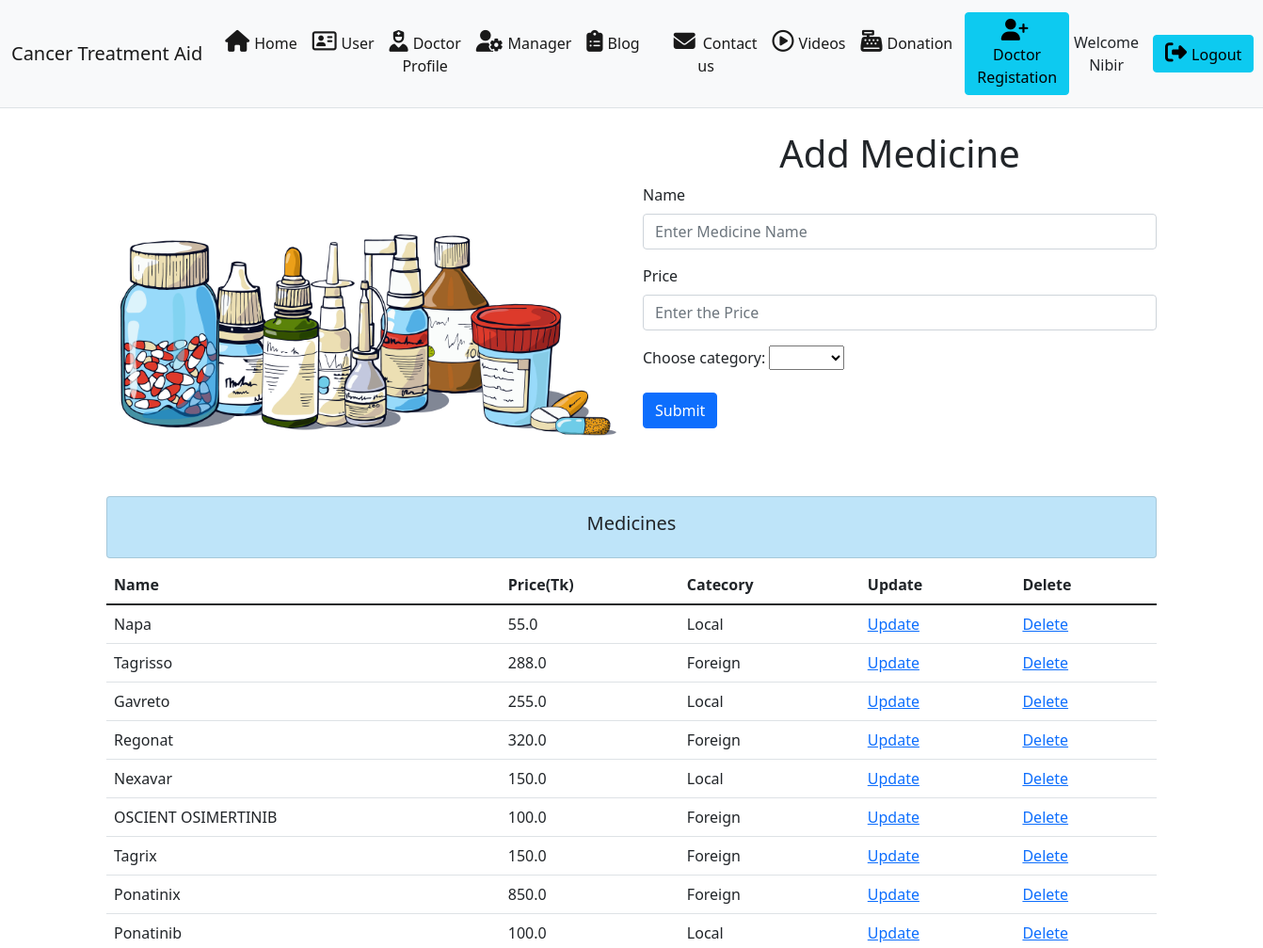
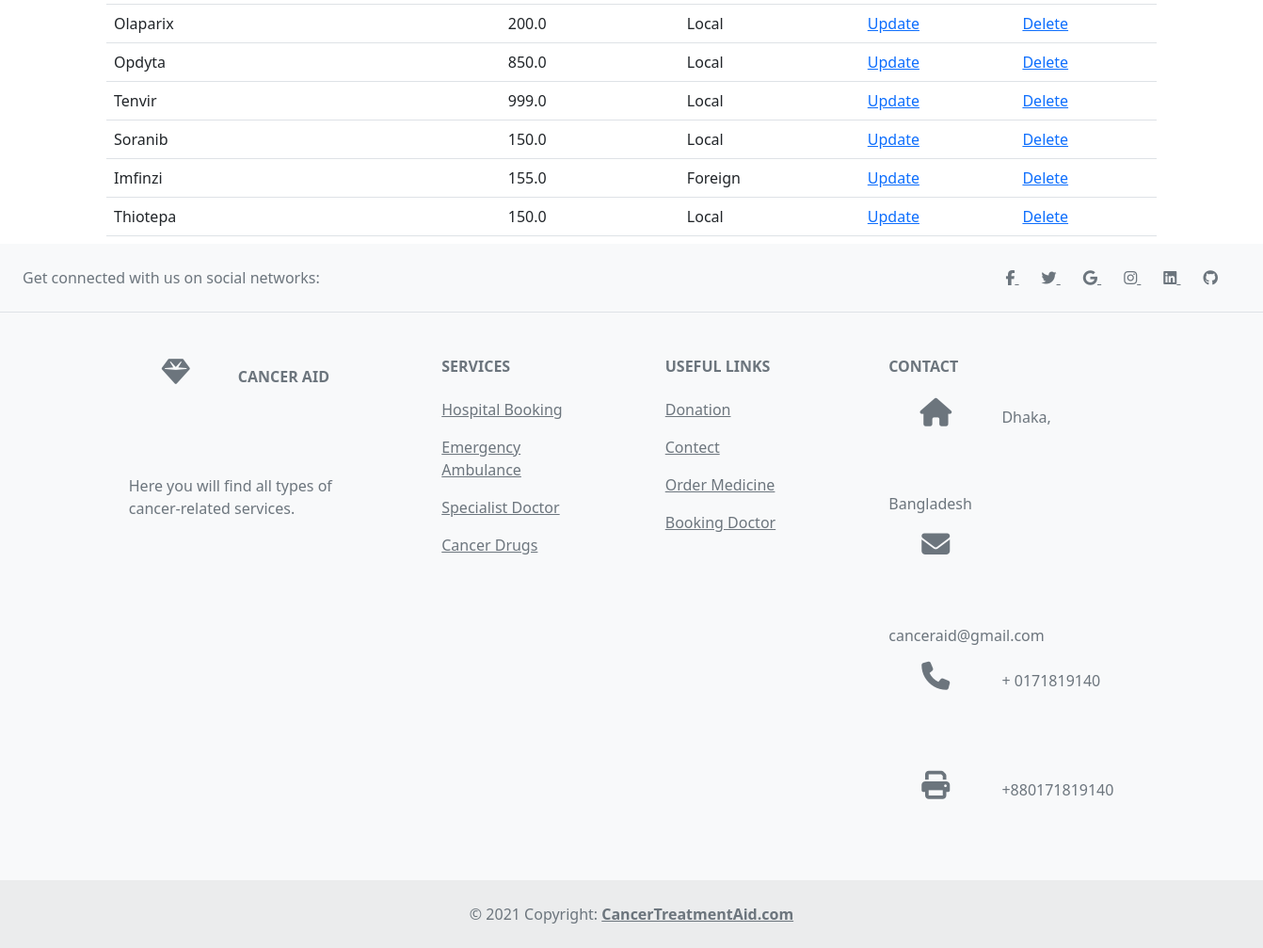
/addmedicine (signed in), run on the app's committed database (2 pictures, top to bottom).
### CancerAid/models.py (models this page shows, shortened)
class Medicine(models.Model):
	CATEGORY = (
			('Foreign', 'Foreign'),
			('Local', 'Local'),
			)
	name = models.CharField(max_length=200, null=True)
	price = models.FloatField(null=True)
	category = models.CharField(max_length=200, null=True, choices=CATEGORY)

### CancerAid/decorators.py (the view)
		def wrapper_func(request, *args, **kwargs):
			group = None
			if request.user.groups.exists():
				group = request.user.groups.all()[0].name
			if group in allowed_roles:
				return view_func(request, *args, **kwargs)
			else:
				return HttpResponse('You are not authorized to view this page')

### CancerAid/views.py (called while the page is built, shortened)
@login_required(login_url='homepage')
@allowed_users(allowed_roles=['admin','manager'])
def AddMedicine(request):
    medicine = Medicine.objects.all()
    context={'medicine':medicine}
    return render(request, 'addmedicine.html',context)

### CancerAid/templates/addmedicine.html (shortened to what this page needs)
{% extends 'index.html' %}
{% block body %}
<div class="container">
  <div class="row my-4">
  <div class="col-6">
    <img src="static/img/6.jpg" class="d-block w-100" alt="loading...">
  </div>
  <div class="col-6">
    <h1 class="text-center">Add Medicine</h1>
    <form method="post" action="/addmedicine">
        <div class="mb-3">
          <label for="exampleInputEmail1" class="form-label">Name</label>
          <input type="text" class="form-control" id="name" name="name" placeholder="Enter Medicine Name">
        </div>
        <div class="mb-3">
          <label for="exampleInputPassword1" class="form-label">Price</label>
          <input type="number" step="0.01" class="form-control" id="price" name="price" placeholder="Enter the Price">
        </div>
        <div class="mb-3">
                <label for="cars">Choose category:</label>
                <select id="CATEGORY" name="CATEGORY">
                  <option value="volvo"></option>
                  <option value="Local">Local</option>
                </select>
        </div>
        <button type="submit" class="btn btn-primary my-2">Submit</button>
      </form>
</div>
  </div>
    <div class="card card-body my-2" style="background: #BEE4F9;">
        <h5 style="text-align: center;">Medicines</h5>
    </div>
    <table class="table table-hover my-2">
        <thead>
          <tr>
            <th scope="col">Name</th>
            <th scope="col">Price(Tk)</th>
            <th scope="col">Catecory</th>
            <th scope="col">Update</th>
            <th scope="col">Delete</th>
          </tr>
        </thead>
        <tbody>
            {% for i in medicine%}
                        <tr>
                        <td>{{i.name}}</td>
                        <td>{{i.price}}</td>
                        <td>{{i.category}}</td>
                        <td><a href="{% url 'updateMedicine' i.id%}">Update</a></td>
                        <td><a href="{% url 'deleteMedicine' i.id%}">Delete</a></td>
                    </tr>
                    {% endfor %}
        </tbody>
      </table>
</div>
{% endblock %}

### CancerAid/templates/index.html (shortened to what this page needs)
<!doctype html>
<html lang="en">
  <head>
    {% load static %}
    <link href="https://cdn.jsdelivr.net/npm/bootstrap@5.1.3/dist/css/bootstrap.min.css" rel="stylesheet">
    <link rel="stylesheet" href ="{% static 'style.css'%}">
  </head>
  <body>
    <header class="text-center border-bottom">
    <nav class="navbar navbar-expand-lg navbar-light bg-light">
        <div class="container-fluid">
          <a class="navbar-brand" href="#">Cancer Treatment Aid</a>
          <div class="collapse navbar-collapse" id="navbarSupportedContent">
            <ul class="navbar-nav me-auto mb-2 mb-lg-0">
              <li class="nav-item">
                <a class="nav-link active" aria-current="page" href="/"><i class="fas fa-home" style="height: 1px; display: inline;font-size: 23px;margin-right: 5px;"></i>Home</a>
              </li>
              {% if request.user.is_active %}
              <li class="nav-item">
                <a class="nav-link active" aria-current="page" href="{% url 'userpage' %}"><i class="far fa-address-card" style="height: 1px; display: inline;font-size: 23px;margin-right: 5px;"></i>User</a>
              </li>
              <li class="nav-item">
                <a class="nav-link active" href="{% url 'doctoruserpage' %}"><i class="fas fa-user-nurse" style="height: 1px; display: inline;font-size: 23px;margin-right: 5px;"></i>Doctor Profile</a>
              </li>
              {% endif %}
              <li class="nav-item">
                {% if request.user.is_staff %}
                <a class="nav-link active" aria-current="page" href="{% url 'manager' %}"><i class="fas fa-user-cog" style="height: 1px; display: inline;font-size: 23px;margin-right: 5px;"></i>Manager</a>
                {% endif %}
              </li>
              <li class="nav-item">
                <a class="nav-link active" aria-current="page" href="{% url 'discussion_topicpage' %}"><i class="fas fa-clipboard-list"  style="height: 1px; display: inline;font-size: 23px;margin-right: 5px;"></i>Blog</a>
              </li>
              <li class="nav-item">
                <a class="nav-link active" aria-current="page" href="{% url 'contect' %}"><i class="fa fa-fw fa-envelope" style="height: 1px; display: inline;font-size: 23px;padding-right: 8px;"></i>Contact us</a>
              </li>
              <li class="nav-item">
                <a class="nav-link active" aria-current="page" href="{% url 'Videos' %}"><i class="far fa-play-circle"  style="height: 1px; display: inline;font-size: 23px;margin-right: 5px;"></i>Videos</a>
              </li>
              <li class="nav-item">
                <a class="nav-link active" aria-current="page" href="{% url 'payment' %}"><i class="fas fa-cash-register" style="height: 1px; display: inline;font-size: 23px;margin-right: 5px;"></i>Donation</a>
              </li>
            </ul>
          </div>
          {% if user.is_authenticated %}
          {% if request.user.is_staff %}
          <button href="" type="button" class="btn btn-info" style="margin: 5px;" data-bs-toggle="modal" data-bs-target="#dsignupModal">
            <i class="fas fa-user-plus" style="height: 1px; display: inline;font-size: 23px;margin-right: 5px;"></i> Doctor Registation
             </button>
           {% endif %}
            Welcome {{request.user}}
            <a href ="/logout"><button type="button" class="btn btn-info" style="margin-left: 15px;"><i class="fas fa-sign-out-alt" style="height: 1px; display: inline;font-size: 23px;margin-right: 5px;"></i>Logout</button></a>
            {% endif %}
        </div>
      </nav>
    </header>
      {% block body %}{% endblock body %}
<footer class="text-center text-lg-start bg-light text-muted">
  <section
    class="d-flex justify-content-center justify-content-lg-between p-4 border-bottom"
  >
    <div class="me-5 d-none d-lg-block">
      <span>Get connected with us on social networks:</span>
    </div>
    <div>
      <a href="" class="me-4 text-reset">
        <i class="fab fa-facebook-f"></i>
      </a>
      <a href="" class="me-4 text-reset">
        <i class="fab fa-twitter"></i>
      </a>
      <a href="" class="me-4 text-reset">
        <i class="fab fa-google"></i>
      </a>
      <a href="" class="me-4 text-reset">
        <i class="fab fa-instagram"></i>
      </a>
      <a href="" class="me-4 text-reset">
        <i class="fab fa-linkedin"></i>
      </a>
      <a href="" class="me-4 text-reset">
        <i class="fab fa-github"></i>
      </a>
    </div>
  </section>
  <section class="">
    <div class="container text-center text-md-start mt-5">
      <div class="row mt-3">
        <div class="col-md-3 col-lg-4 col-xl-3 mx-auto mb-4">
          <h6 class="text-uppercase fw-bold mb-4">
            <i class="fas fa-gem me-3"></i>Cancer Aid
          </h6>
          <p>
            Here you will find all types of cancer-related services.
          </p>
        </div>
        <div class="col-md-2 col-lg-2 col-xl-2 mx-auto mb-4">
          <h6 class="text-uppercase fw-bold mb-4">
            Services
          </h6>
          <p>
            <a href="#!" class="text-reset">Hospital Booking</a>
          </p>
          <p>
            <a href="#!" class="text-reset">Emergency Ambulance</a>
          </p>
          <p>
            <a href="#!" class="text-reset">Specialist Doctor</a>
          </p>
          <p>
            <a href="#!" class="text-reset">Cancer Drugs</a>
          </p>
        </div>
        <div class="col-md-3 col-lg-2 col-xl-2 mx-auto mb-4">
          <h6 class="text-uppercase fw-bold mb-4">
            Useful links
          </h6>
          <p>
            <a href="#!" class="text-reset">Donation</a>
          </p>
          <p>
            <a href="#!" class="text-reset">Contect</a>
          </p>
          <p>
            <a href="#!" class="text-reset">Order Medicine</a>
          </p>
          <p>
            <a href="#!" class="text-reset">Booking Doctor</a>
          </p>
        </div>
        <div class="col-md-4 col-lg-3 col-xl-3 mx-auto mb-md-0 mb-4">
          <h6 class="text-uppercase fw-bold mb-4">
            Contact
          </h6>
          <p><i class="fas fa-home me-3"></i> Dhaka, Bangladesh</p>
          <p>
            <i class="fas fa-envelope me-3"></i>
            canceraid@gmail.com
          </p>
          <p><i class="fas fa-phone me-3"></i> + 0171819140</p>
          <p><i class="fas fa-print me-3"></i> +880171819140</p>
        </div>
      </div>
    </div>
  </section>
  <div class="text-center p-4" style="background-color: rgba(0, 0, 0, 0.05);">
    © 2021 Copyright:
    <a class="text-reset fw-bold" href="">CancerTreatmentAid.com</a>
  </div>
</footer>
  </body>
</html>

### CancerAid/static/style.css (style rules this page uses)
header { text-decoration: none; }
.fa { padding: 20px; font-size: 10px; width: 50px; text-align: center; text-decoration: none; border-radius: 50%; }
.fas { font-size: 30px; width: 100px; height: 100px; text-align: center; text-decoration: none; border-radius: 100%; border: 1px; }

### data on the page
Medicine: name "Napa", price "55.0", category "Local"
Medicine: name "Tagrisso", price "288.0", category "Foreign"
Medicine: name "Gavreto", price "255.0", category "Local"
Medicine: name "Regonat", price "320.0", category "Foreign"
Medicine: name "Nexavar", price "150.0", category "Local"
Medicine: name "OSCIENT OSIMERTINIB", price "100.0", category "Foreign"
Medicine: name "Tagrix", price "150.0", category "Foreign"
Medicine: name "Ponatinix", price "850.0", category "Foreign"
Medicine: name "Ponatinib", price "100.0", category "Local"
Medicine: name "Olaparix", price "200.0", category "Local"
Medicine: name "Opdyta", price "850.0", category "Local"
Medicine: name "Tenvir", price "999.0", category "Local"
Medicine: name "Soranib", price "150.0", category "Local"
Medicine: name "Imfinzi", price "155.0", category "Foreign"
Medicine: name "Thiotepa", price "150.0", category "Local"

### other printed values
{{ request.user }} "Nibir"
